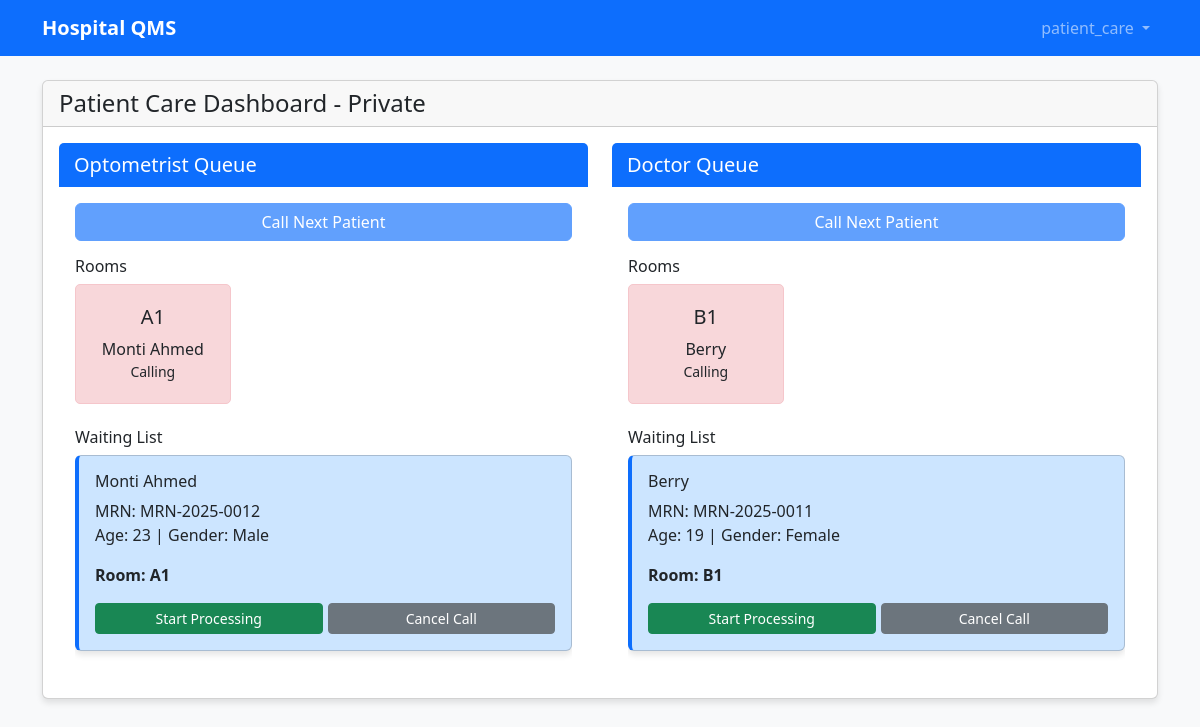
/patient-care/ (signed in), run on the app's committed database.
### qms/models.py (models this page shows, shortened)
class Department(models.Model):
    name = models.CharField(max_length=100, unique=True)

class PatientLine(models.Model):
    QUEUE_TYPE_CHOICES = [
        ('optometrist', 'Optometrist'),
        ('doctor', 'Doctor'),
    ]
    STATUS_CHOICES = [
        ('waiting', 'Waiting'),
        ('calling', 'Calling'),
        ('processing', 'Processing'),
        ('hold', 'Hold'),
        ('completed', 'Completed'),
    ]
    patient = models.ForeignKey(Patient, on_delete=models.CASCADE)
    queue_type = models.CharField(max_length=20, choices=QUEUE_TYPE_CHOICES)
    status = models.CharField(max_length=20, choices=STATUS_CHOICES, default='waiting')
    room = models.CharField(max_length=5, blank=True)
    order_index = models.PositiveIntegerField(default=0)
    created_at = models.DateTimeField(auto_now_add=True)
    updated_at = models.DateTimeField(auto_now=True)
    class Meta:
        ordering = ['order_index', 'created_at']

class Patient(models.Model):
    GENDER_CHOICES = [
        ('M', 'Male'),
        ('F', 'Female'),
        ('O', 'Other'),
    ]
    name = models.CharField(max_length=100)
    age = models.PositiveIntegerField()
    gender = models.CharField(max_length=1, choices=GENDER_CHOICES)
    care_of = models.CharField(max_length=100, blank=True)
    address = models.TextField()
    phone = models.CharField(max_length=20)
    mrn = models.CharField(max_length=20, unique=True, editable=False)
    department = models.ForeignKey(Department, on_delete=models.CASCADE)
    emergency = models.BooleanField(default=False)
    doctor = models.ForeignKey(Doctor, on_delete=models.SET_NULL, null=True, blank=True)
    created_at = models.DateTimeField(auto_now_add=True)

### qms/views.py (the view)
# urls.py: path('patient-care/', views.patient_care_dashboard, name='patient_care_dashboard'),
@login_required
def patient_care_dashboard(request):
    if not request.user.groups.filter(name='Patient Care').exists():
        return redirect('login')
    try:
        assignment = PatientCareAssignment.objects.get(user=request.user)
        department = assignment.department
        optometrist_queue = PatientLine.objects.filter(
            patient__department=department,
            queue_type='optometrist',
            status__in=['waiting', 'calling', 'processing']
        ).order_by('order_index', 'created_at')
        doctor_queue = PatientLine.objects.filter(
            patient__department=department,
            queue_type='doctor',
            status__in=['waiting', 'calling', 'processing']
        ).order_by('order_index', 'created_at')
        optometrist_rooms = Doctor.objects.filter(
            department=department,
            role='optometrist'
        ).values_list('room', flat=True)
        doctor_rooms = Doctor.objects.filter(
            department=department,
            role='doctor'
        ).values_list('room', flat=True)
        optometrist_available_room = get_available_room(department.id, 'optometrist')
        doctor_available_room = get_available_room(department.id, 'doctor')
        context = {
            'department': department,
            'optometrist_queue': optometrist_queue,
            'doctor_queue': doctor_queue,
            'optometrist_rooms': optometrist_rooms,
            'doctor_rooms': doctor_rooms,
            'optometrist_available': optometrist_available_room is not None,
            'doctor_available': doctor_available_room is not None,
        }
        return render(request, 'qms/patient_care_dashboard.html', context)
    except PatientCareAssignment.DoesNotExist:
        return render(request, 'qms/no_assignment.html')

### qms/views.py (called while the page is built)
def get_available_room(department_id, queue_type):
    all_rooms = Doctor.objects.filter(
        department_id=department_id,
        role=queue_type
    ).values_list('room', flat=True)
    occupied_rooms = PatientLine.objects.filter(
        patient__department_id=department_id,
        queue_type=queue_type,
        status__in=['calling', 'processing']
    ).values_list('room', flat=True)
    for room in all_rooms:
        if room not in occupied_rooms:
            return room
    return None

### qms/templates/qms/patient_care_dashboard.html (shortened to what this page needs)
{% extends 'qms/base.html' %}
{% block content %}
<div class="row">
    <div class="col-12">
        <div class="card mb-4">
            <div class="card-header">
                <h4 class="mb-0">Patient Care Dashboard - {{ department.name }}</h4>
            </div>
            <div class="card-body">
                <div class="row">
                    <div class="col-md-6">
                        <div class="queue-container">
                            <div class="queue-header">
                                <h5 class="mb-0">Optometrist Queue</h5>
                            </div>
                            <div class="card-body">
                                <div class="row mb-3">
                                    <div class="col-12">
                                        <button class="btn btn-primary w-100" id="callNextOptometrist" {% if not optometrist_available %}disabled{% endif %}>
                                            Call Next Patient
                                        </button>
                                    </div>
                                </div>
                                <h6>Rooms</h6>
                                <div class="room-grid mb-4">
                                    {% for room in optometrist_rooms %}
                                    <div class="room-card room-available" id="optometrist-room-{{ room }}">
                                    </div>
                                    {% endfor %}
                                </div>
                                <h6>Waiting List</h6>
                                <div class="queue-list">
                                    {% for patient_line in optometrist_queue %}
                                    <div class="card patient-card status-{{ patient_line.status }}" data-id="{{ patient_line.id }}">
                                        <div class="card-body">
                                            <h6 class="card-title">{{ patient_line.patient.name }}</h6>
                                            <p class="card-text">
                                                MRN: {{ patient_line.patient.mrn }}<br>
                                                Age: {{ patient_line.patient.age }} | Gender: {{ patient_line.patient.get_gender_display }}
                                            </p>
                                            {% if patient_line.status == 'calling' %}
                                            <p class="card-text">
                                                <strong>Room: {{ patient_line.room }}</strong>
                                            </p>
                                            {% endif %}
                                            <div class="action-buttons">
                                                {% if patient_line.status == 'waiting' %}
                                                <button class="btn btn-sm btn-warning hold-btn">Hold</button>
                                                {% elif patient_line.status == 'calling' %}
                                                <button class="btn btn-sm btn-success start-btn">Start Processing</button>
                                                <button class="btn btn-sm btn-secondary cancel-btn">Cancel Call</button>
                                                {% elif patient_line.status == 'processing' %}
                                                <button class="btn btn-sm btn-success complete-btn">Complete</button>
                                                <button class="btn btn-sm btn-warning hold-btn">Hold</button>
                                                {% elif patient_line.status == 'hold' %}
                                                <button class="btn btn-sm btn-primary return-btn">Return to Queue</button>
                                                {% endif %}
                                            </div>
                                        </div>
                                    </div>
                                    {% empty %}
                                    <div class="no-patients">
                                        No patients in queue
                                    </div>
                                    {% endfor %}
                                </div>
                            </div>
                        </div>
                    </div>
                    <div class="col-md-6">
                        <div class="queue-container">
                            <div class="queue-header">
                                <h5 class="mb-0">Doctor Queue</h5>
                            </div>
                            <div class="card-body">
                                <div class="row mb-3">
                                    <div class="col-12">
                                        <button class="btn btn-primary w-100" id="callNextDoctor" {% if not doctor_available %}disabled{% endif %}>
                                            Call Next Patient
                                        </button>
                                    </div>
                                </div>
                                <h6>Rooms</h6>
                                <div class="room-grid mb-4">
                                    {% for room in doctor_rooms %}
                                    <div class="room-card room-available" id="doctor-room-{{ room }}">
                                    </div>
                                    {% endfor %}
                                </div>
                                <h6>Waiting List</h6>
                                <div class="queue-list">
                                    {% for patient_line in doctor_queue %}
                                    <div class="card patient-card status-{{ patient_line.status }}" data-id="{{ patient_line.id }}">
                                        <div class="card-body">
                                            <h6 class="card-title">{{ patient_line.patient.name }}</h6>
                                            <p class="card-text">
                                                MRN: {{ patient_line.patient.mrn }}<br>
                                                Age: {{ patient_line.patient.age }} | Gender: {{ patient_line.patient.get_gender_display }}
                                            </p>
                                            {% if patient_line.status == 'calling' %}
                                            <p class="card-text">
                                                <strong>Room: {{ patient_line.room }}</strong>
                                            </p>
                                            {% endif %}
                                            <div class="action-buttons">
                                                {% if patient_line.status == 'waiting' %}
                                                <button class="btn btn-sm btn-warning hold-btn">Hold</button>
                                                {% elif patient_line.status == 'calling' %}
                                                <button class="btn btn-sm btn-success start-btn">Start Processing</button>
                                                <button class="btn btn-sm btn-secondary cancel-btn">Cancel Call</button>
                                                {% elif patient_line.status == 'processing' %}
                                                <button class="btn btn-sm btn-success complete-btn">Complete</button>
                                                <button class="btn btn-sm btn-warning hold-btn">Hold</button>
                                                {% elif patient_line.status == 'hold' %}
                                                <button class="btn btn-sm btn-primary return-btn">Return to Queue</button>
                                                {% endif %}
                                            </div>
                                        </div>
                                    </div>
                                    {% empty %}
                                    <div class="no-patients">
                                        No patients in queue
                                    </div>
                                    {% endfor %}
                                </div>
                            </div>
                        </div>
                    </div>
                </div>
            </div>
        </div>
    </div>
</div>
{% endblock %}

### qms/templates/qms/base.html (shortened to what this page needs)
<!DOCTYPE html>
<html lang="en">
<head>
    <link href="https://cdn.jsdelivr.net/npm/bootstrap@5.3.0/dist/css/bootstrap.min.css" rel="stylesheet">
</head>
<body>
    <nav class="navbar navbar-expand-lg navbar-dark bg-primary">
        <div class="container">
            <a class="navbar-brand" href="#">Hospital QMS</a>
            <div class="collapse navbar-collapse" id="navbarNav">
                <ul class="navbar-nav">
                    {% if user.is_authenticated %}
                        <li class="nav-item dropdown">
                            <a class="nav-link dropdown-toggle" href="#" id="navbarDropdown" role="button" data-bs-toggle="dropdown">
                                {{ user.username }}
                            </a>
                        </li>
                    {% else %}
                        <li class="nav-item">
                            <a class="nav-link" href="{% url 'login' %}">Login</a>
                        </li>
                    {% endif %}
                </ul>
            </div>
        </div>
    </nav>
    <div class="container mt-4">
        {% block content %}{% endblock %}
    </div>
</body>
</html>

### qms/templates/qms/base.html (style rules this page uses)
body { background-color: #f8f9fa; }
.navbar-brand { font-weight: bold; }
.card { box-shadow: 0 4px 6px rgba(0, 0, 0, 0.1); margin-bottom: 20px; }
.card-header { font-weight: bold; }
.patient-card { transition: all 0.3s ease; }
.room-card { height: 120px; display: flex; flex-direction: column; justify-content: center; align-items: center; }
.room-occupied { background-color: #f8d7da; }
.status-calling { background-color: #cce5ff; }

### qms/templates/qms/patient_care_dashboard.html (style rules this page uses)
.queue-container { min-height: 500px; }
.queue-header { background-color: #0d6efd; color: white; padding: 10px 15px; border-radius: 5px 5px 0 0; }
.room-grid { display: grid; grid-template-columns: repeat(auto-fill, minmax(150px, 1fr)); gap: 15px; }
.room-card { height: 120px; border-radius: 5px; display: flex; flex-direction: column; justify-content: center; align-items: center; padding: 10px; text-align: center; }
.room-occupied { background-color: #f8d7da; border: 1px solid #f5c6cb; }
.patient-card { margin-bottom: 15px; position: relative; }
.action-buttons { display: flex; gap: 5px; margin-top: 10px; }
.action-buttons button { flex: 1; }
.status-calling { border-left: 4px solid #0d6efd; }
.queue-list { max-height: 400px; overflow-y: auto; }

### data on the page
Department: name "Private"
PatientLine: patient.name "Monti Ahmed", patient.mrn "MRN-2025-0012", patient.age "23", patient.gender "Male", room "A1", status "Start Processing"
PatientLine: patient.name "Berry", patient.mrn "MRN-2025-0011", patient.age "19", patient.gender "Female", room "B1", status "Start Processing"

### other printed values
{{ user.username }} "patient_care"
